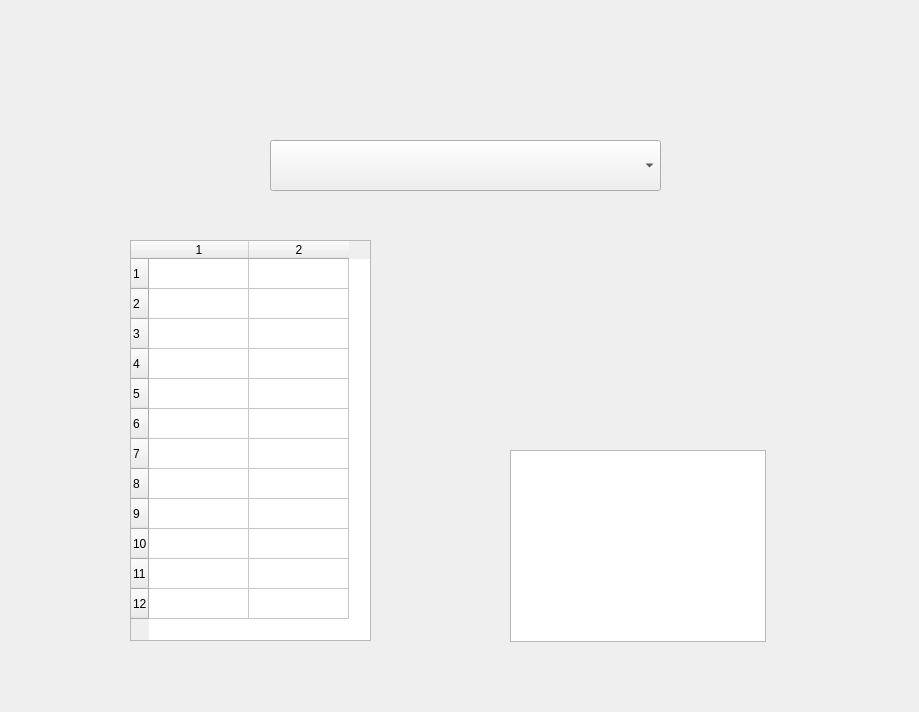
<?xml version="1.0" encoding="UTF-8"?>
<ui version="4.0">
 <class>Form</class>
 <widget class="QWidget" name="Form">
  <property name="geometry">
   <rect>
    <x>0</x>
    <y>0</y>
    <width>919</width>
    <height>712</height>
   </rect>
  </property>
  <property name="windowTitle">
   <string>Form</string>
  </property>
  <widget class="QComboBox" name="comboBox">
   <property name="geometry">
    <rect>
     <x>270</x>
     <y>140</y>
     <width>391</width>
     <height>51</height>
    </rect>
   </property>
  </widget>
  <widget class="QTableWidget" name="tableWidget">
   <property name="geometry">
    <rect>
     <x>130</x>
     <y>240</y>
     <width>241</width>
     <height>401</height>
    </rect>
   </property>
   <property name="rowCount">
    <number>12</number>
   </property>
   <property name="columnCount">
    <number>2</number>
   </property>
   <row/>
   <row/>
   <row/>
   <row/>
   <row/>
   <row/>
   <row/>
   <row/>
   <row/>
   <row/>
   <row/>
   <row/>
   <column/>
   <column/>
  </widget>
  <widget class="QListWidget" name="listWidget">
   <property name="geometry">
    <rect>
     <x>510</x>
     <y>450</y>
     <width>256</width>
     <height>192</height>
    </rect>
   </property>
  </widget>
 </widget>
 <resources/>
 <connections/>
</ui>
